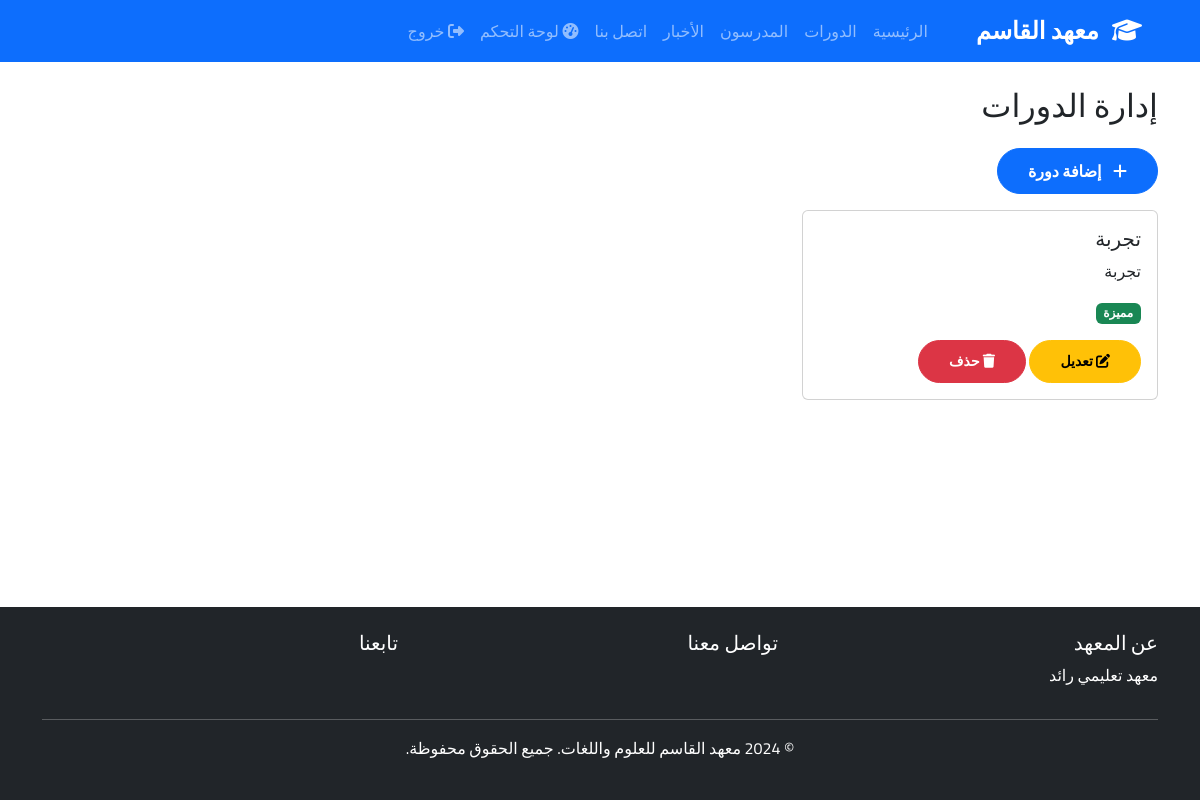
Screenshot of /admin/courses (signed in) with the database file from the repository.
### app/models/course.py (models this page shows, shortened)
class Course(db.Model):
    __tablename__ = 'courses'
    id = db.Column(db.Integer, primary_key=True)
    title = db.Column(db.String(200), nullable=False)
    description = db.Column(db.Text)
    short_description = db.Column(db.String(500))
    duration = db.Column(db.String(100))
    level = db.Column(db.String(50))
    is_featured = db.Column(db.Boolean, default=False)
    image = db.Column(db.String(255))
    start_date = db.Column(db.Date)
    end_date = db.Column(db.Date)
    max_students = db.Column(db.Integer)
    created_at = db.Column(db.DateTime, default=damascus_now)
    updated_at = db.Column(db.DateTime, default=damascus_now, onupdate=damascus_now)
    enrollments = db.relationship('Enrollment', backref='course', lazy='dynamic', cascade='all, delete-orphan')
    lessons = db.relationship('Lesson', backref='course', lazy='dynamic', cascade='all, delete-orphan')

### app/routes/admin.py (the view)
@bp.route('/courses')
@role_or_permission_required(roles=['admin', 'assistant'], permissions=['courses.view'])
def courses():
    all_courses = Course.query.all()
    return render_template('admin/courses.html', courses=all_courses)

### app/models/user.py (called while the page is built)
    def is_super_admin(self):
        return self.role == 'admin' and self.phone_number == '0938074766'

### app/templates/admin/courses.html
{% extends "base.html" %}
{% block content %}
<div class="container mt-4">
    <h2 class="mb-4">إدارة الدورات</h2>
    <a href="{{ url_for('admin.add_course') }}" class="btn btn-primary mb-3">
        <i class="fas fa-plus ms-2"></i> إضافة دورة
    </a>
    <div class="row">
        {% for course in courses %}
        <div class="col-md-4 mb-3">
            <div class="card">
                <div class="card-body">
                    <h5>{{ course.title }}</h5>
                    <p>{{ course.short_description }}</p>
                    <span class="badge bg-{{ 'success' if course.is_featured else 'secondary' }}">
                        {{ 'مميزة' if course.is_featured else 'عادية' }}
                    </span>
                    <div class="mt-3">
                        <a href="{{ url_for('admin.edit_course', course_id=course.id) }}" class="btn btn-sm btn-warning">
                            <i class="fas fa-edit"></i> تعديل
                        </a>
                        <form method="POST" action="{{ url_for('admin.delete_course', course_id=course.id) }}" style="display: inline;" onsubmit="return confirm('هل أنت متأكد من حذف هذه الدورة؟');">
                            <button type="submit" class="btn btn-sm btn-danger">
                                <i class="fas fa-trash"></i> حذف
                            </button>
                        </form>
                    </div>
                </div>
            </div>
        </div>
        {% endfor %}
    </div>
</div>
{% endblock %}

### app/static/css/style.css (style rules this page uses)
* { font-family: 'Cairo', sans-serif; }
body { min-height: 100vh; display: flex; flex-direction: column; }
.card { transition: transform 0.3s ease, box-shadow 0.3s ease; }
.btn { border-radius: 25px; padding: 10px 30px; font-weight: 600; }

### rows the page displays
Course: title "تجربة", short_description "تجربة", is_featured "مميزة"
